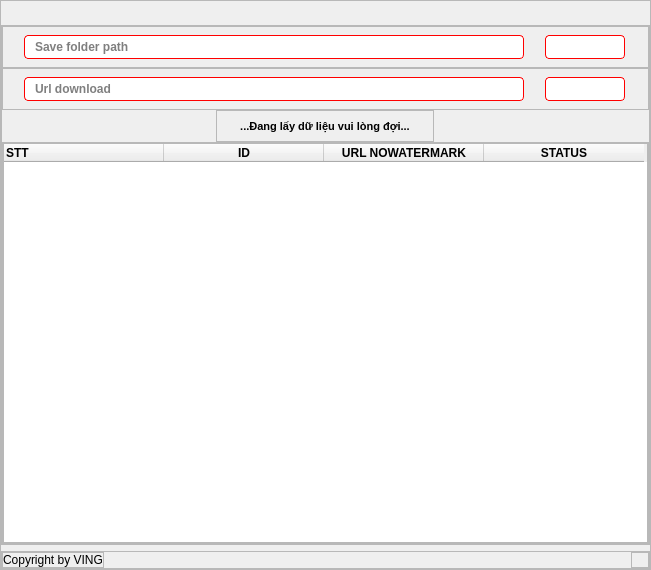
<?xml version="1.0" encoding="UTF-8"?>
<ui version="4.0">
 <class>MainWindow</class>
 <widget class="QMainWindow" name="MainWindow">
  <property name="geometry">
   <rect>
    <x>0</x>
    <y>0</y>
    <width>651</width>
    <height>570</height>
   </rect>
  </property>
  <property name="minimumSize">
   <size>
    <width>0</width>
    <height>68</height>
   </size>
  </property>
  <property name="maximumSize">
   <size>
    <width>16777215</width>
    <height>570</height>
   </size>
  </property>
  <property name="windowTitle">
   <string>MainWindow</string>
  </property>
  <property name="styleSheet">
   <string notr="true">*:focus {
  outline: none;
}</string>
  </property>
  <widget class="QWidget" name="centralwidget">
   <layout class="QHBoxLayout" name="horizontalLayout">
    <property name="spacing">
     <number>0</number>
    </property>
    <property name="leftMargin">
     <number>0</number>
    </property>
    <property name="topMargin">
     <number>0</number>
    </property>
    <property name="rightMargin">
     <number>0</number>
    </property>
    <property name="bottomMargin">
     <number>0</number>
    </property>
    <item alignment="Qt::AlignTop">
     <widget class="QFrame" name="app">
      <property name="sizePolicy">
       <sizepolicy hsizetype="Expanding" vsizetype="Expanding">
        <horstretch>0</horstretch>
        <verstretch>0</verstretch>
       </sizepolicy>
      </property>
      <property name="minimumSize">
       <size>
        <width>0</width>
        <height>570</height>
       </size>
      </property>
      <property name="maximumSize">
       <size>
        <width>16777215</width>
        <height>570</height>
       </size>
      </property>
      <property name="frameShape">
       <enum>QFrame::StyledPanel</enum>
      </property>
      <property name="frameShadow">
       <enum>QFrame::Raised</enum>
      </property>
      <layout class="QVBoxLayout" name="verticalLayout">
       <property name="spacing">
        <number>0</number>
       </property>
       <property name="leftMargin">
        <number>0</number>
       </property>
       <property name="topMargin">
        <number>0</number>
       </property>
       <property name="rightMargin">
        <number>0</number>
       </property>
       <property name="bottomMargin">
        <number>0</number>
       </property>
       <item alignment="Qt::AlignTop">
        <widget class="QFrame" name="header">
         <property name="maximumSize">
          <size>
           <width>16777215</width>
           <height>0</height>
          </size>
         </property>
         <property name="autoFillBackground">
          <bool>true</bool>
         </property>
         <property name="styleSheet">
          <string notr="true"/>
         </property>
         <property name="frameShape">
          <enum>QFrame::StyledPanel</enum>
         </property>
         <property name="frameShadow">
          <enum>QFrame::Raised</enum>
         </property>
         <layout class="QHBoxLayout" name="horizontalLayout_2">
          <property name="spacing">
           <number>0</number>
          </property>
          <property name="leftMargin">
           <number>0</number>
          </property>
          <property name="topMargin">
           <number>0</number>
          </property>
          <property name="rightMargin">
           <number>0</number>
          </property>
          <property name="bottomMargin">
           <number>0</number>
          </property>
          <item alignment="Qt::AlignLeft">
           <widget class="QFrame" name="app_icon">
            <property name="frameShape">
             <enum>QFrame::StyledPanel</enum>
            </property>
            <property name="frameShadow">
             <enum>QFrame::Raised</enum>
            </property>
            <layout class="QHBoxLayout" name="horizontalLayout_4">
             <property name="spacing">
              <number>4</number>
             </property>
             <property name="leftMargin">
              <number>0</number>
             </property>
             <property name="topMargin">
              <number>0</number>
             </property>
             <property name="rightMargin">
              <number>0</number>
             </property>
             <property name="bottomMargin">
              <number>0</number>
             </property>
             <item>
              <widget class="QLabel" name="icon">
               <property name="maximumSize">
                <size>
                 <width>16</width>
                 <height>16</height>
                </size>
               </property>
               <property name="text">
                <string/>
               </property>
               <property name="pixmap">
                <pixmap resource="icons.qrc">:/icons/icons/box.svg</pixmap>
               </property>
               <property name="scaledContents">
                <bool>true</bool>
               </property>
               <property name="alignment">
                <set>Qt::AlignRight|Qt::AlignTrailing|Qt::AlignVCenter</set>
               </property>
              </widget>
             </item>
             <item>
              <widget class="QLabel" name="text">
               <property name="font">
                <font>
                 <pointsize>8</pointsize>
                 <weight>75</weight>
                 <bold>true</bold>
                </font>
               </property>
               <property name="text">
                <string>VING</string>
               </property>
              </widget>
             </item>
            </layout>
           </widget>
          </item>
          <item alignment="Qt::AlignRight">
           <widget class="QFrame" name="os_btn">
            <property name="frameShape">
             <enum>QFrame::StyledPanel</enum>
            </property>
            <property name="frameShadow">
             <enum>QFrame::Raised</enum>
            </property>
            <layout class="QHBoxLayout" name="horizontalLayout_3">
             <property name="spacing">
              <number>4</number>
             </property>
             <property name="leftMargin">
              <number>0</number>
             </property>
             <property name="topMargin">
              <number>0</number>
             </property>
             <property name="rightMargin">
              <number>0</number>
             </property>
             <property name="bottomMargin">
              <number>0</number>
             </property>
             <item>
              <widget class="QPushButton" name="min_btn">
               <property name="maximumSize">
                <size>
                 <width>16</width>
                 <height>16</height>
                </size>
               </property>
               <property name="styleSheet">
                <string notr="true">#min_btn {
	border-radius: 8px;
	background-color: rgb(0, 255, 127);
	border: 1px solid rgb(0, 255, 127);
}

#min_btn:hover{
	border-color: rgb(0, 255, 127);
	background-color: rgb(255, 255, 255);
}

#min_btn:pressed {
	background-color: rgb(0, 255, 127);
}</string>
               </property>
               <property name="text">
                <string/>
               </property>
              </widget>
             </item>
             <item>
              <widget class="QPushButton" name="max_btn">
               <property name="maximumSize">
                <size>
                 <width>16</width>
                 <height>16</height>
                </size>
               </property>
               <property name="styleSheet">
                <string notr="true">#max_btn {
	border-radius: 8px;
	background-color: rgb(255, 255, 127);
	border: 1px solid rgb(255, 255, 127);
}

#max_btn:hover{
	border-color: rgb(0, 255, 127);
	background-color: rgb(255, 255, 255);
}

#max_btn:pressed {
	background-color: rgb(0, 255, 127);
}</string>
               </property>
               <property name="text">
                <string/>
               </property>
              </widget>
             </item>
             <item>
              <widget class="QPushButton" name="close_btn">
               <property name="maximumSize">
                <size>
                 <width>16</width>
                 <height>16</height>
                </size>
               </property>
               <property name="styleSheet">
                <string notr="true">#close_btn {
	border-radius: 8px;
	background-color: rgb(255, 65, 65);
	border: 1px solid rgb(255, 65, 65);
}

#close_btn:hover{
	border-color: rgb(0, 255, 127);
	background-color: rgb(255, 255, 255);
}

#close_btn:pressed{
	background-color: rgb(0, 255, 127);
}</string>
               </property>
               <property name="text">
                <string/>
               </property>
              </widget>
             </item>
            </layout>
           </widget>
          </item>
         </layout>
        </widget>
       </item>
       <item alignment="Qt::AlignTop">
        <widget class="QFrame" name="container">
         <property name="sizePolicy">
          <sizepolicy hsizetype="Preferred" vsizetype="Expanding">
           <horstretch>0</horstretch>
           <verstretch>0</verstretch>
          </sizepolicy>
         </property>
         <property name="minimumSize">
          <size>
           <width>0</width>
           <height>0</height>
          </size>
         </property>
         <property name="maximumSize">
          <size>
           <width>16777215</width>
           <height>16777215</height>
          </size>
         </property>
         <property name="frameShape">
          <enum>QFrame::StyledPanel</enum>
         </property>
         <property name="frameShadow">
          <enum>QFrame::Raised</enum>
         </property>
         <layout class="QVBoxLayout" name="verticalLayout_2">
          <property name="spacing">
           <number>0</number>
          </property>
          <property name="leftMargin">
           <number>0</number>
          </property>
          <property name="topMargin">
           <number>0</number>
          </property>
          <property name="rightMargin">
           <number>0</number>
          </property>
          <property name="bottomMargin">
           <number>0</number>
          </property>
          <item alignment="Qt::AlignTop">
           <widget class="QFrame" name="ffolder">
            <property name="maximumSize">
             <size>
              <width>16777215</width>
              <height>16777215</height>
             </size>
            </property>
            <property name="autoFillBackground">
             <bool>true</bool>
            </property>
            <property name="frameShape">
             <enum>QFrame::StyledPanel</enum>
            </property>
            <property name="frameShadow">
             <enum>QFrame::Raised</enum>
            </property>
            <layout class="QHBoxLayout" name="horizontalLayout_8">
             <property name="spacing">
              <number>8</number>
             </property>
             <property name="leftMargin">
              <number>8</number>
             </property>
             <property name="topMargin">
              <number>8</number>
             </property>
             <property name="rightMargin">
              <number>8</number>
             </property>
             <property name="bottomMargin">
              <number>8</number>
             </property>
             <item>
              <widget class="QLineEdit" name="save_path">
               <property name="minimumSize">
                <size>
                 <width>500</width>
                 <height>24</height>
                </size>
               </property>
               <property name="maximumSize">
                <size>
                 <width>500</width>
                 <height>16777215</height>
                </size>
               </property>
               <property name="font">
                <font>
                 <weight>75</weight>
                 <bold>true</bold>
                </font>
               </property>
               <property name="styleSheet">
                <string notr="true">#save_path{
	border-radius: 4px;
	border: 1px solid red;
	padding: 0 8px;
}

#save_path:hover {
	border-color: rgb(0, 255, 127);
}</string>
               </property>
               <property name="placeholderText">
                <string>Save folder path</string>
               </property>
              </widget>
             </item>
             <item>
              <widget class="QPushButton" name="get_path_btn">
               <property name="minimumSize">
                <size>
                 <width>80</width>
                 <height>24</height>
                </size>
               </property>
               <property name="maximumSize">
                <size>
                 <width>80</width>
                 <height>16777215</height>
                </size>
               </property>
               <property name="styleSheet">
                <string notr="true">#get_path_btn{
	border-radius: 4px;
	border: 1px solid red;
	background-color: rgb(255, 255, 255);
}

#get_path_btn:hover{
	background-color: rgb(255, 255, 255);
	border-color: rgb(0, 255, 127);
}

#get_path_btn:pressed{
	background-color: rgb(0, 255, 127);
}</string>
               </property>
               <property name="text">
                <string/>
               </property>
               <property name="icon">
                <iconset resource="icons.qrc">
                 <normaloff>:/icons/icons/folder.svg</normaloff>:/icons/icons/folder.svg</iconset>
               </property>
              </widget>
             </item>
            </layout>
           </widget>
          </item>
          <item alignment="Qt::AlignTop">
           <widget class="QFrame" name="furl">
            <property name="sizePolicy">
             <sizepolicy hsizetype="Preferred" vsizetype="Preferred">
              <horstretch>0</horstretch>
              <verstretch>0</verstretch>
             </sizepolicy>
            </property>
            <property name="autoFillBackground">
             <bool>true</bool>
            </property>
            <property name="frameShape">
             <enum>QFrame::StyledPanel</enum>
            </property>
            <property name="frameShadow">
             <enum>QFrame::Raised</enum>
            </property>
            <layout class="QHBoxLayout" name="horizontalLayout_9">
             <property name="spacing">
              <number>8</number>
             </property>
             <property name="leftMargin">
              <number>8</number>
             </property>
             <property name="topMargin">
              <number>8</number>
             </property>
             <property name="rightMargin">
              <number>8</number>
             </property>
             <property name="bottomMargin">
              <number>8</number>
             </property>
             <item>
              <widget class="QLineEdit" name="url">
               <property name="minimumSize">
                <size>
                 <width>500</width>
                 <height>24</height>
                </size>
               </property>
               <property name="maximumSize">
                <size>
                 <width>500</width>
                 <height>16777215</height>
                </size>
               </property>
               <property name="font">
                <font>
                 <weight>75</weight>
                 <bold>true</bold>
                </font>
               </property>
               <property name="styleSheet">
                <string notr="true">#url{
	border-radius: 4px;
	border: 1px solid red;
	padding: 0 8px;
}

#url:hover {
	border-color: rgb(0, 255, 127);
}</string>
               </property>
               <property name="placeholderText">
                <string>Url download</string>
               </property>
              </widget>
             </item>
             <item>
              <widget class="QPushButton" name="download_btn">
               <property name="minimumSize">
                <size>
                 <width>80</width>
                 <height>24</height>
                </size>
               </property>
               <property name="maximumSize">
                <size>
                 <width>80</width>
                 <height>16777215</height>
                </size>
               </property>
               <property name="styleSheet">
                <string notr="true">#download_btn{
	border-radius: 4px;
	border: 1px solid red;
	background-color: rgb(255, 255, 255);
}

#download_btn:hover{
	border-color: rgb(0, 255, 127);
}

#download_btn:pressed{
	background-color: rgb(0, 255, 127);
}</string>
               </property>
               <property name="text">
                <string/>
               </property>
               <property name="icon">
                <iconset resource="icons.qrc">
                 <normaloff>:/icons/icons/download.svg</normaloff>:/icons/icons/download.svg</iconset>
               </property>
              </widget>
             </item>
            </layout>
           </widget>
          </item>
          <item alignment="Qt::AlignHCenter|Qt::AlignTop">
           <widget class="QFrame" name="fmsg">
            <property name="maximumSize">
             <size>
              <width>16777215</width>
              <height>16777215</height>
             </size>
            </property>
            <property name="autoFillBackground">
             <bool>true</bool>
            </property>
            <property name="frameShape">
             <enum>QFrame::StyledPanel</enum>
            </property>
            <property name="frameShadow">
             <enum>QFrame::Raised</enum>
            </property>
            <layout class="QHBoxLayout" name="horizontalLayout_10">
             <property name="spacing">
              <number>8</number>
             </property>
             <property name="leftMargin">
              <number>8</number>
             </property>
             <property name="topMargin">
              <number>8</number>
             </property>
             <property name="rightMargin">
              <number>8</number>
             </property>
             <property name="bottomMargin">
              <number>8</number>
             </property>
             <item>
              <widget class="QLabel" name="label">
               <property name="maximumSize">
                <size>
                 <width>20</width>
                 <height>20</height>
                </size>
               </property>
               <property name="text">
                <string/>
               </property>
               <property name="pixmap">
                <pixmap resource="icons.qrc">:/icons/icons/activity.svg</pixmap>
               </property>
               <property name="scaledContents">
                <bool>true</bool>
               </property>
               <property name="alignment">
                <set>Qt::AlignRight|Qt::AlignTrailing|Qt::AlignVCenter</set>
               </property>
              </widget>
             </item>
             <item>
              <widget class="QLabel" name="msg">
               <property name="font">
                <font>
                 <pointsize>8</pointsize>
                 <weight>75</weight>
                 <bold>true</bold>
                </font>
               </property>
               <property name="text">
                <string>...Đang lấy dữ liệu vui lòng đợi...</string>
               </property>
               <property name="alignment">
                <set>Qt::AlignCenter</set>
               </property>
              </widget>
             </item>
             <item>
              <widget class="QLabel" name="label_3">
               <property name="maximumSize">
                <size>
                 <width>20</width>
                 <height>20</height>
                </size>
               </property>
               <property name="text">
                <string/>
               </property>
               <property name="pixmap">
                <pixmap resource="icons.qrc">:/icons/icons/activity.svg</pixmap>
               </property>
               <property name="scaledContents">
                <bool>true</bool>
               </property>
              </widget>
             </item>
            </layout>
           </widget>
          </item>
          <item alignment="Qt::AlignTop">
           <widget class="QFrame" name="fcontent">
            <property name="maximumSize">
             <size>
              <width>16777215</width>
              <height>500</height>
             </size>
            </property>
            <property name="styleSheet">
             <string notr="true">#fcontent:hover{
	border-color: rgb(0, 255, 127);
}</string>
            </property>
            <property name="frameShape">
             <enum>QFrame::StyledPanel</enum>
            </property>
            <property name="frameShadow">
             <enum>QFrame::Raised</enum>
            </property>
            <layout class="QHBoxLayout" name="horizontalLayout_11">
             <property name="spacing">
              <number>0</number>
             </property>
             <property name="leftMargin">
              <number>0</number>
             </property>
             <property name="topMargin">
              <number>0</number>
             </property>
             <property name="rightMargin">
              <number>0</number>
             </property>
             <property name="bottomMargin">
              <number>0</number>
             </property>
             <item>
              <widget class="QTableWidget" name="table_content">
               <property name="sizePolicy">
                <sizepolicy hsizetype="Expanding" vsizetype="Expanding">
                 <horstretch>0</horstretch>
                 <verstretch>0</verstretch>
                </sizepolicy>
               </property>
               <property name="minimumSize">
                <size>
                 <width>0</width>
                 <height>400</height>
                </size>
               </property>
               <property name="maximumSize">
                <size>
                 <width>16777215</width>
                 <height>16777215</height>
                </size>
               </property>
               <property name="font">
                <font>
                 <pointsize>8</pointsize>
                </font>
               </property>
               <property name="autoFillBackground">
                <bool>true</bool>
               </property>
               <property name="styleSheet">
                <string notr="true"/>
               </property>
               <attribute name="horizontalHeaderCascadingSectionResizes">
                <bool>true</bool>
               </attribute>
               <attribute name="horizontalHeaderDefaultSectionSize">
                <number>160</number>
               </attribute>
               <attribute name="horizontalHeaderMinimumSectionSize">
                <number>160</number>
               </attribute>
               <attribute name="horizontalHeaderShowSortIndicator" stdset="0">
                <bool>false</bool>
               </attribute>
               <attribute name="horizontalHeaderStretchLastSection">
                <bool>false</bool>
               </attribute>
               <attribute name="verticalHeaderCascadingSectionResizes">
                <bool>false</bool>
               </attribute>
               <column>
                <property name="text">
                 <string>STT</string>
                </property>
                <property name="font">
                 <font>
                  <weight>75</weight>
                  <bold>true</bold>
                 </font>
                </property>
                <property name="textAlignment">
                 <set>AlignLeading|AlignVCenter</set>
                </property>
               </column>
               <column>
                <property name="text">
                 <string>ID</string>
                </property>
                <property name="font">
                 <font>
                  <weight>75</weight>
                  <bold>true</bold>
                 </font>
                </property>
               </column>
               <column>
                <property name="text">
                 <string>URL NOWATERMARK</string>
                </property>
                <property name="font">
                 <font>
                  <weight>75</weight>
                  <bold>true</bold>
                 </font>
                </property>
               </column>
               <column>
                <property name="text">
                 <string>STATUS</string>
                </property>
                <property name="font">
                 <font>
                  <weight>75</weight>
                  <bold>true</bold>
                 </font>
                </property>
               </column>
              </widget>
             </item>
            </layout>
           </widget>
          </item>
         </layout>
        </widget>
       </item>
       <item alignment="Qt::AlignBottom">
        <widget class="QFrame" name="footer">
         <property name="autoFillBackground">
          <bool>true</bool>
         </property>
         <property name="frameShape">
          <enum>QFrame::StyledPanel</enum>
         </property>
         <property name="frameShadow">
          <enum>QFrame::Raised</enum>
         </property>
         <layout class="QHBoxLayout" name="horizontalLayout_5">
          <property name="spacing">
           <number>0</number>
          </property>
          <property name="leftMargin">
           <number>0</number>
          </property>
          <property name="topMargin">
           <number>0</number>
          </property>
          <property name="rightMargin">
           <number>0</number>
          </property>
          <property name="bottomMargin">
           <number>0</number>
          </property>
          <item alignment="Qt::AlignLeft">
           <widget class="QFrame" name="fcopyright">
            <property name="frameShape">
             <enum>QFrame::StyledPanel</enum>
            </property>
            <property name="frameShadow">
             <enum>QFrame::Raised</enum>
            </property>
            <layout class="QHBoxLayout" name="horizontalLayout_6">
             <property name="spacing">
              <number>0</number>
             </property>
             <property name="leftMargin">
              <number>0</number>
             </property>
             <property name="topMargin">
              <number>0</number>
             </property>
             <property name="rightMargin">
              <number>0</number>
             </property>
             <property name="bottomMargin">
              <number>0</number>
             </property>
             <item alignment="Qt::AlignLeft">
              <widget class="QLabel" name="copyright">
               <property name="font">
                <font>
                 <weight>50</weight>
                 <italic>false</italic>
                 <bold>false</bold>
                 <underline>false</underline>
                 <strikeout>false</strikeout>
                </font>
               </property>
               <property name="styleSheet">
                <string notr="true">#copyright:hover{
	color: red;
	font-weight: bold;
}</string>
               </property>
               <property name="text">
                <string>Copyright by VING</string>
               </property>
               <property name="alignment">
                <set>Qt::AlignLeading|Qt::AlignLeft|Qt::AlignVCenter</set>
               </property>
              </widget>
             </item>
            </layout>
           </widget>
          </item>
          <item alignment="Qt::AlignRight">
           <widget class="QFrame" name="finfo">
            <property name="frameShape">
             <enum>QFrame::StyledPanel</enum>
            </property>
            <property name="frameShadow">
             <enum>QFrame::Raised</enum>
            </property>
            <layout class="QHBoxLayout" name="horizontalLayout_7">
             <property name="spacing">
              <number>0</number>
             </property>
             <property name="leftMargin">
              <number>0</number>
             </property>
             <property name="topMargin">
              <number>0</number>
             </property>
             <property name="rightMargin">
              <number>0</number>
             </property>
             <property name="bottomMargin">
              <number>0</number>
             </property>
             <item>
              <widget class="QPushButton" name="expand_btn">
               <property name="maximumSize">
                <size>
                 <width>16</width>
                 <height>16</height>
                </size>
               </property>
               <property name="styleSheet">
                <string notr="true">#expand_btn {
	border-radius: 8px;
}

#expand_btn:hover{
	border-color: rgb(0, 255, 127);
}

#expand_btn:pressed{
	background-color: rgb(0, 255, 127);
}</string>
               </property>
               <property name="text">
                <string/>
               </property>
               <property name="icon">
                <iconset resource="icons.qrc">
                 <normaloff>:/icons/icons/arrow-down-right.svg</normaloff>:/icons/icons/arrow-down-right.svg</iconset>
               </property>
              </widget>
             </item>
            </layout>
           </widget>
          </item>
         </layout>
        </widget>
       </item>
      </layout>
     </widget>
    </item>
   </layout>
  </widget>
 </widget>
 <resources>
  <include location="icons.qrc"/>
 </resources>
 <connections/>
</ui>
